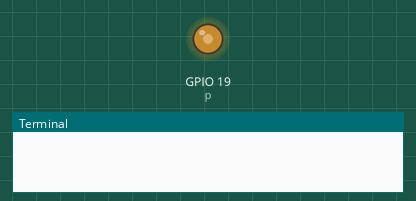
The program below on a simulated Raspberry Pi (BCM pin numbers). Shown: output pins drawn as LEDs (lit = HIGH), the last lines printed to the terminal. At 5.0 s the program stops and its outputs stay as they are.

Above: at 0.01 s.
At 2.51 s:
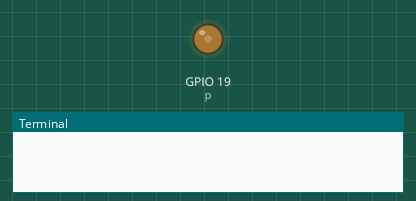
At 5.1 s:
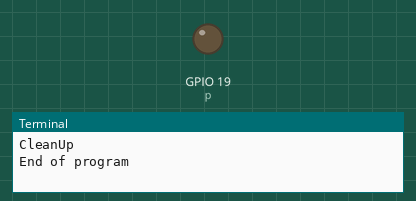
Timing chart, 0 to 6.5 s (numbered marks = the images above):
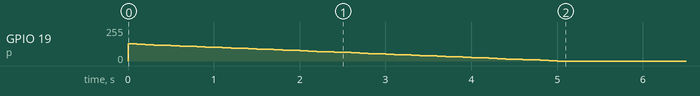

The program:

shim_LED.py
```python
import RPi.GPIO as GPIO
import time
import sys
import traceback


def main():
    try:
        GPIO.setwarnings(False)
        GPIO.setmode(GPIO.BCM)

        #  инициализация GPIO19 как выход
        GPIO.setup(19, GPIO.OUT)

        # частота 100Hz
        p = GPIO.PWM(19, 100)
        p.start(0)

        # while 1:
        #     for x in range(50):
        #         p.ChangeDutyCycle(x)
        #         time.sleep(0.1)

        for x in range(50):
            p.ChangeDutyCycle(50-x)
            time.sleep(0.1)

    except KeyboardInterrupt:
        # ...
        print("Exit pressed Ctrl+C")                   # Выход из программы по нажатию Ctrl+C
    except Exception:
        # ...
        print("Other Exception")                       # Прочие исключения
        print("--- Start Exception Data:")
        traceback.print_exc(limit=2, file=sys.stdout)  # Подробности исключения через traceback
        print("--- End Exception Data:")
    finally:
        print("CleanUp")                               # Информируем сбросе пинов
        p.stop()
        GPIO.cleanup()                                 # Возвращаем пины в исходное состояние
        print("End of program")


if __name__ == '__main__':
    main()
```
